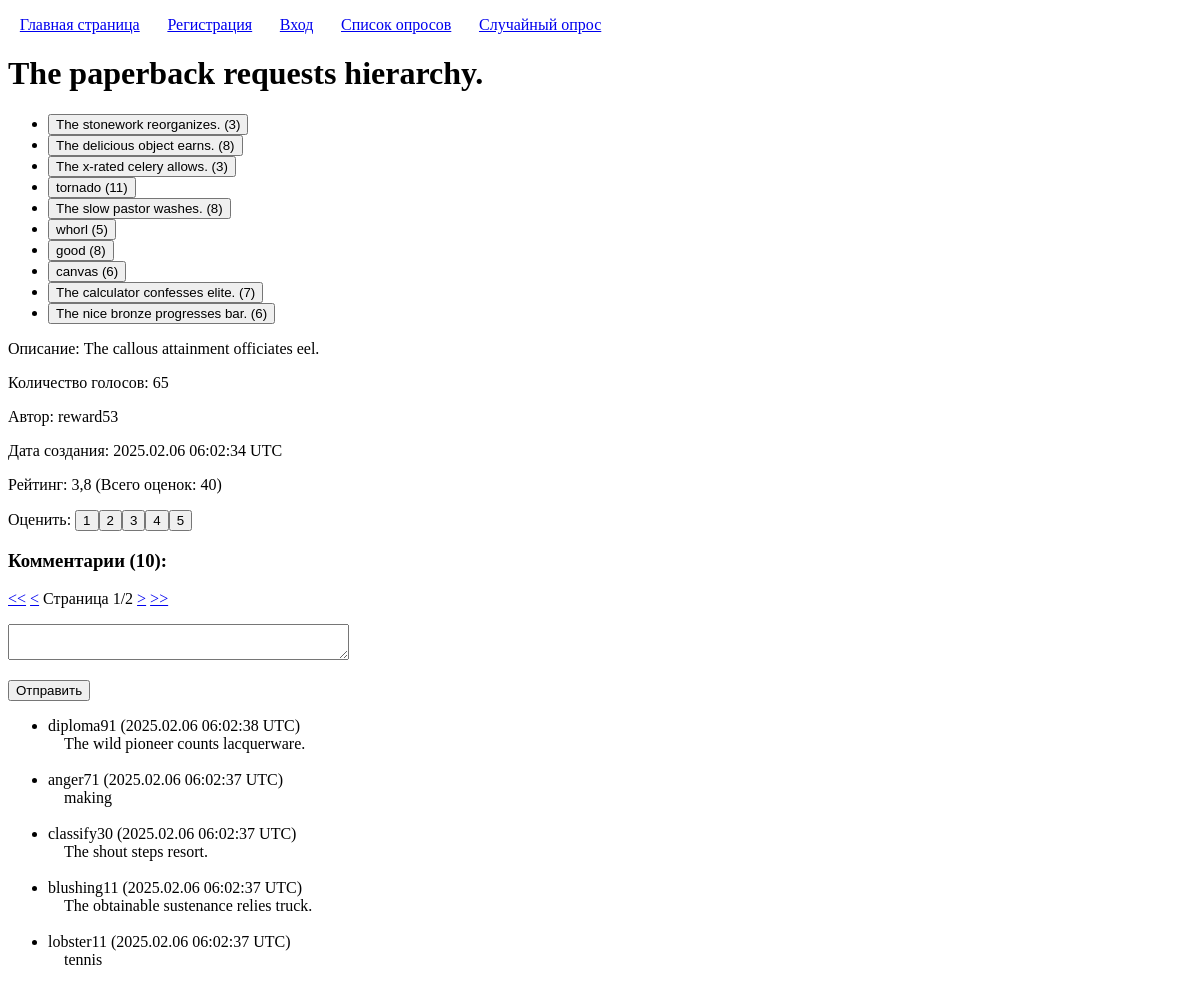
The app's page /enterpoll/polls/58/ with its own data.
### polls/models.py (models this page shows, shortened)
class Poll(models.Model):
	title = models.CharField('Заголовок', max_length=100, validators=[custom_validators.forbidden_words])
	description = models.CharField('Описание', max_length=100, blank=True, null=True, validators=[custom_validators.forbidden_words])
	user = models.ForeignKey(User, on_delete=models.CASCADE, verbose_name='Автор')
	created = models.DateTimeField('Время создания', auto_now_add=True)
	def get_number_of_votes(self):
		return self.vote_set.count()
	def get_number_of_comments(self):
		return self.comment_set.count()
	def get_number_of_ratings(self):
		return self.rating_set.count()
	def get_average_rating(self):
		return self.rating_set.aggregate(Avg('value', default=0))['value__avg']

class Choice(models.Model):
	poll = models.ForeignKey(Poll, on_delete=models.CASCADE)
	text = models.CharField('', max_length=100, validators=[custom_validators.forbidden_words])
	def get_number_of_votes(self):
		return self.vote_set.count()

class Comment(models.Model):
	user = models.ForeignKey(User, on_delete=models.CASCADE)
	poll = models.ForeignKey(Poll, on_delete=models.CASCADE)
	text = models.CharField('Текст', max_length=100, validators=[custom_validators.forbidden_words])
	created = models.DateTimeField(auto_now_add=True)

### polls/views.py (the view, shortened to what this page needs)
# urls.py: path("polls/<int:poll_pk>/", views.PollPageView.as_view(), name="poll_page"),
class PollPageView(TemplateView):
	paginate_by = 5
	template_name = 'polls/poll_page.html'
	def get_context_data(self, *args, **kwargs):
		context = super().get_context_data(*args, **kwargs)
		context['poll'] = get_object_or_404(Poll, pk=self.kwargs['poll_pk'])
		context['comments'] = Comment.objects.filter(poll=context['poll']).order_by('-created')
		comments_paginator = Paginator(context['comments'], self.paginate_by)
		context['comments_page_kwarg'] = 'comments_page_number'
		context['comments_page_number'] = self.request.GET.get(context['comments_page_kwarg'])
		context['comments_page_obj'] = comments_paginator.get_page(context['comments_page_number'])
		context['comment_modelform'] = CommentModelForm()
		return context

### polls/forms.py
class CommentModelForm(forms.ModelForm):
	class Meta:
		model = Comment
		fields = ['text']
		widgets = {
			'text': forms.Textarea(attrs={'cols': 40, 'rows': 2, 'required': True})
		}
		labels = {
			'text': ''
		}

### templatetags/pagination.py (called while the page is built)
@register.inclusion_tag('pagination.html')
def pagination(page_kwarg, page_obj):
	return {'page_kwarg': page_kwarg, 'page_obj': page_obj}

### polls/templates/polls/poll_page.html (shortened to what this page needs)
{% extends "base.html" %}
{% load pagination %}
{% block h1 %}{{ poll.title }}{% endblock h1 %}
{% block content %}
	<ul>
		{% for choice in poll.choice_set.all %}
			<li>
				<form method="POST">
					{% if choice == user_choice %}
						<input type="text" name="action_type" value="delete_vote" hidden>
						<input type="text" name="choice_pk" value="{{ choice.pk }}" hidden>
						<input class="selected_choice" type="submit" value="{{ choice.text }} ({{ choice.get_number_of_votes }})">
					{% else %}
						<input type="submit" value="{{ choice.text }} ({{ choice.get_number_of_votes }})">
					{% endif %}
				</form>
			</li>
		{% endfor %}
	</ul>
	<p>Описание: {{ poll.description }}</p>
	<p>Количество голосов: {{ poll.get_number_of_votes }}</p>
	<p>Автор: {{ poll.user }}</p>
	<p>Дата создания: {{ poll.created|date:"Y.m.d H:i:s e" }}</p>
	<p>
		Рейтинг: {{ poll.get_average_rating|floatformat:1 }} (Всего оценок: {{ poll.get_number_of_ratings }})<br>
		<div style="display: inline-block">
		</div>
	</p>
	<h3>Комментарии ({{ poll.get_number_of_comments }}):</h3>
	{% pagination comments_page_kwarg comments_page_obj %}
	<form method="POST">
		<p>{{ comment_modelform.as_p }}</p>
		<input type="submit" value="Отправить">
	</form>
	<ul>
		{% for comment in comments_page_obj %}
			<li>
				{{ comment.user }} ({{ comment.created|date:"Y.m.d H:i:s e" }})
				<br>
				&emsp;{{ comment.text }}
			</li>
			<br>
		{% empty %}
			<li>
				Комментарии отсутствуют.
			</li>
		{% endfor %}
	</ul>
{% endblock content %}

### staticfiles/css/style.css (style rules this page uses)
input { transition-duration: 0.1s; }

### records on screen
Poll: title "The paperback requests hierarchy.", description "The callous attainment officiates eel.", get_number_of_votes "65", user "reward53", created "2025.02.06 06:02:34 UTC", get_average_rating "3,8", get_number_of_ratings "40", get_number_of_comments "10"
Choice: text "The stonework reorganizes. (3)"
Choice: text "The delicious object earns. (8)"
Choice: text "The x-rated celery allows. (3)"
Choice: text "tornado (11)"
Choice: text "The slow pastor washes. (8)"
Choice: text "whorl (5)"
Choice: text "good (8)"
Choice: text "canvas (6)"
Choice: text "The calculator confesses elite. (7)"
Choice: text "The nice bronze progresses bar. (6)"
Comment: user "diploma91", created "2025.02.06 06:02:38 UTC", text "The wild pioneer counts lacquerware."
Comment: user "anger71", created "2025.02.06 06:02:37 UTC", text "making"
Comment: user "classify30", created "2025.02.06 06:02:37 UTC", text "The shout steps resort."
Comment: user "blushing11", created "2025.02.06 06:02:37 UTC", text "The obtainable sustenance relies truck."
Comment: user "lobster11", created "2025.02.06 06:02:37 UTC", text "tennis"

### other values on screen
{{ page_obj.number }} "1"
{{ page_obj.paginator.num_pages }} "2"
